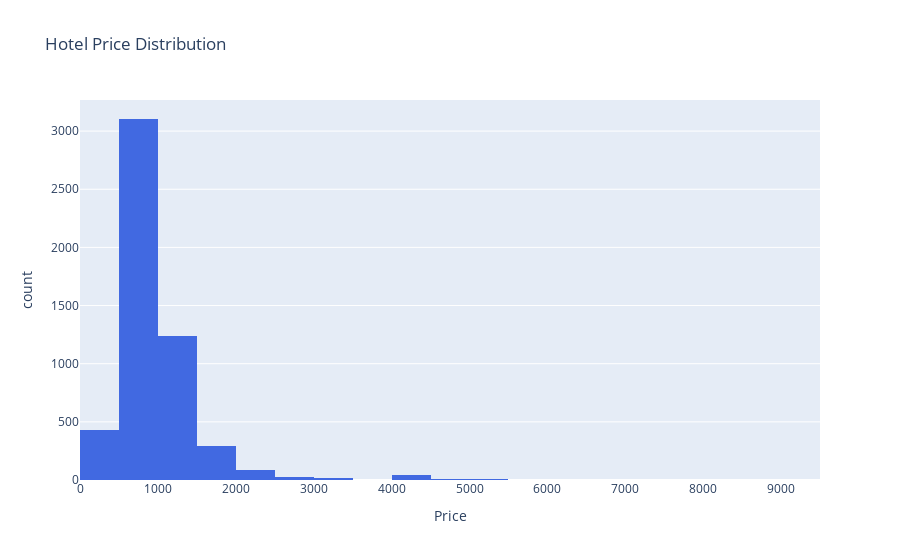

The notebook cell this image was saved under:
### Code cell
# 3. Price Distribution of Hotels
fig3 = px.histogram(df_hotels, x="Price", nbins=20, title="Hotel Price Distribution",
                        hover_data=["Price"], color_discrete_sequence=["royalblue"])
fig3

### Figure 1 — Plotly figure (JSON) as saved in the notebook; plotly's stock layout.template omitted (floating-point values rounded to 4 significant figures; data arrays with more than 128 entries replaced by an {"elided": "..."} marker saying what was removed)
{"data": [{"bingroup": "x", "hovertemplate": "Price=%{x}<br>count=%{y}<extra></extra>", "legendgroup": "", "marker": {"color": "royalblue", "pattern": {"shape": ""}}, "name": "", "nbinsx": 20, "orientation": "v", "showlegend": false, "type": "histogram", "x": {"elided": "5262 int values"}, "xaxis": "x", "yaxis": "y"}], "layout": {"barmode": "relative", "legend": {"tracegroupgap": 0}, "title": {"text": "Hotel Price Distribution"}, "xaxis": {"anchor": "y", "domain": [0, 1], "title": {"text": "Price"}}, "yaxis": {"anchor": "x", "domain": [0, 1], "title": {"text": "count"}}}}
